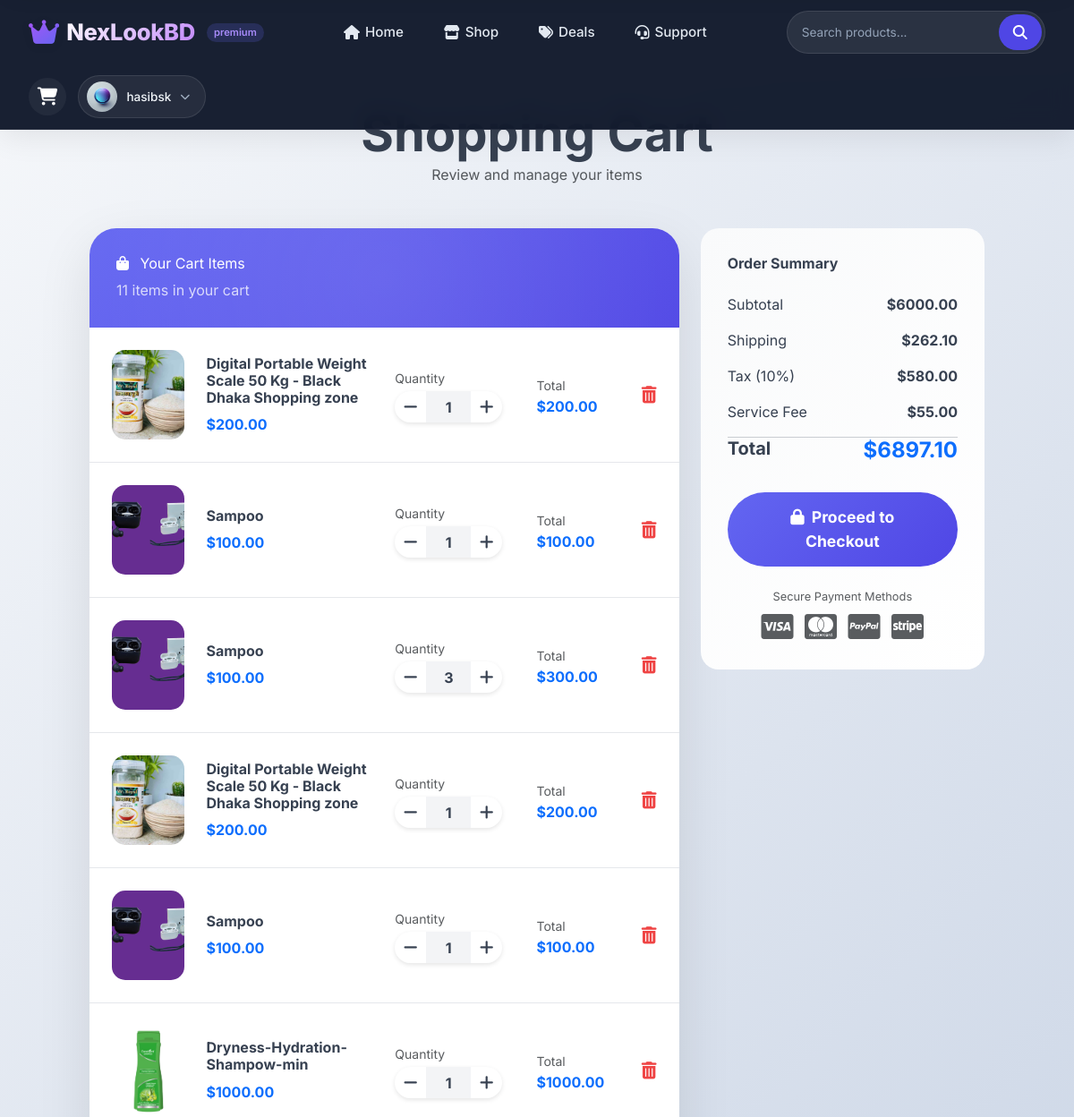
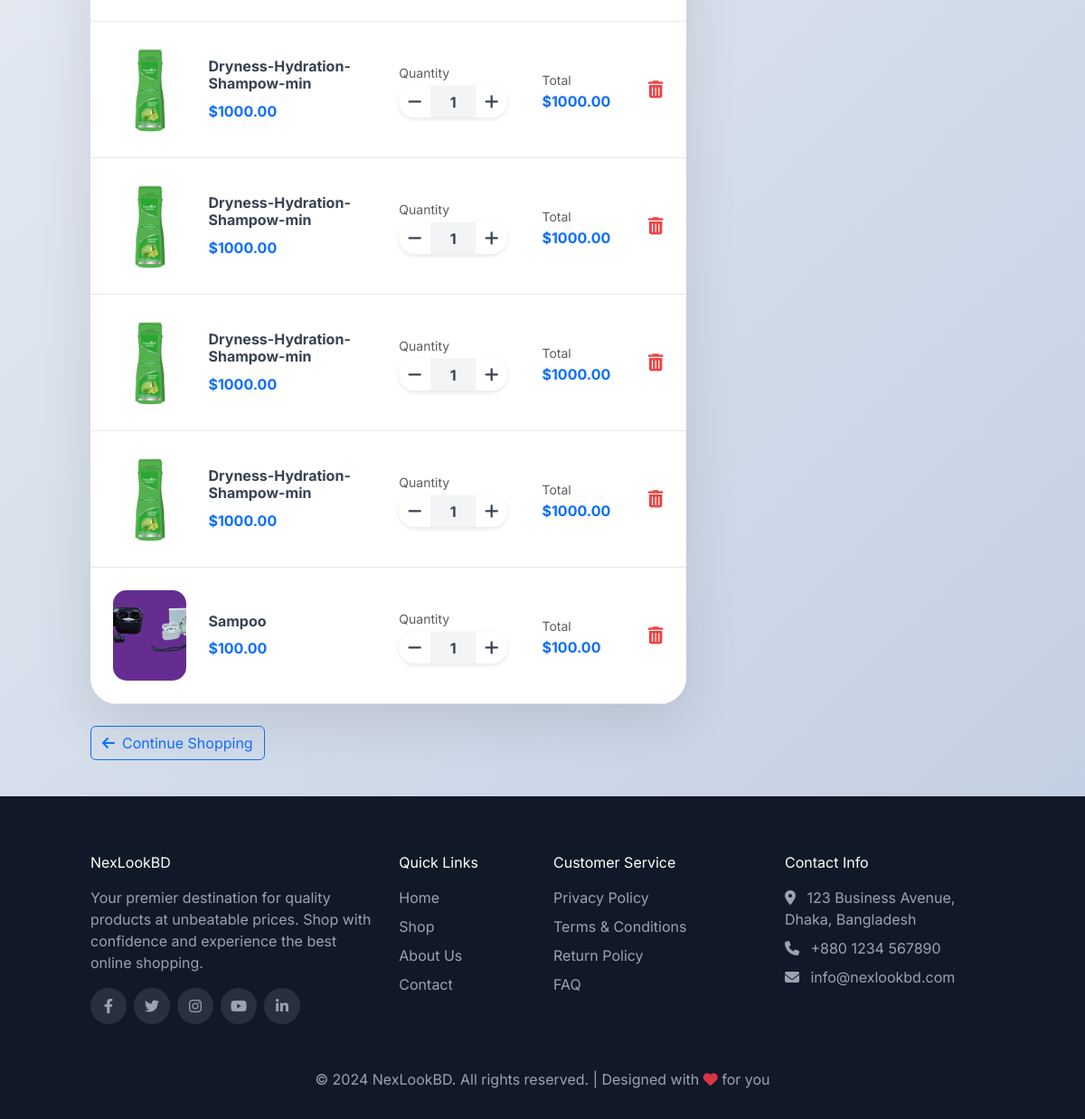
Page /cart/ (signed in) on the committed database (2 pictures, top to bottom).
### userauths/models.py (models this page shows, shortened)
class User(AbstractUser):
    username = models.CharField(max_length=100, unique=True)
    email = models.EmailField(unique=True)
    full_name = models.CharField(max_length=100, null=True, blank=True)
    phone = models.CharField(max_length=100, null=True, blank=True)
    USERNAME_FIELD = 'email'
    REQUIRED_FIELDS = ['username']

class Profile(models.Model):
    user = models.OneToOneField(User, on_delete=models.CASCADE)
    image = models.ImageField(upload_to="image", default="default/default_user.jpg", null=True, blank=True)
    full_name = models.CharField(max_length=100, blank=True, null=True)
    about = models.TextField(blank=True, null=True)
    gender = models.CharField(max_length=100, blank=True, null=True)
    country = models.CharField(max_length=100, blank=True, null=True)
    state = models.CharField(max_length=100, blank=True, null=True)
    city = models.CharField(max_length=100, blank=True, null=True)
    address = models.CharField(max_length=100, blank=True, null=True)
    date = models.DateTimeField(auto_now_add=True)
    pid = ShortUUIDField(unique=True, length=10, max_length=20, alphabet="abcdefghijklm")

### store/models.py (models this page shows, shortened)
class Cart(models.Model):
    product = models.ForeignKey(Product, on_delete=models.CASCADE)
    user = models.ForeignKey(User, on_delete=models.SET_NULL, null=True, blank=True)
    qty = models.PositiveIntegerField(default=0)
    price = models.DecimalField(default=0.00, max_digits=12, decimal_places=2)
    sub_total = models.DecimalField(default=0.00, max_digits=12, decimal_places=2)
    shipping_amount = models.DecimalField(default=0.00, max_digits=12, decimal_places=2)
    service_fee = models.DecimalField(default=0.00, max_digits=12, decimal_places=2)
    tax_fee = models.DecimalField(default=0.00, max_digits=12, decimal_places=2)
    total = models.DecimalField(default=0.00, max_digits=12, decimal_places=2)
    country = models.CharField(max_length=100, null=True, blank=True)
    size = models.CharField(max_length=100, null=True, blank=True)
    color = models.CharField(max_length=100, null=True, blank=True)
    cart_id = models.CharField(max_length=1000, null=True, blank=True)
    date = models.DateTimeField(auto_now_add=True)

class Product(models.Model):
    STATUS = (
        ("draft","Draft"),
        ("disabled","Disabled"),
        ("in_review","In Review"),
        ("published","Published"),
    )
    title = models.CharField(max_length=100)
    image = models.FileField(upload_to="products", default="product.jpg", null=True, blank=True)
    description = models.TextField(null=True, blank=True)
    category = models.ForeignKey(Category, on_delete=models.SET_NULL, null=True, blank=True)
    price = models.DecimalField(decimal_places=2, max_digits=12, default=0.00)
    old_price = models.DecimalField(decimal_places=2, max_digits=12, default=0.00)
    shipping_amount = models.DecimalField(decimal_places=2, max_digits=12, default=0.00)
    stock_qty = models.PositiveIntegerField(default=1)
    in_stock = models.BooleanField(default=True)
    status = models.CharField(max_length=100, choices=STATUS, default="published")
    featured = models.BooleanField(default=False)
    views = models.PositiveIntegerField(default=0)
    rating = models.DecimalField(max_digits=3, decimal_places=2, default=0.00, null=True, blank=True)  # Changed to DecimalField
    vendor = models.ForeignKey(Vendor, on_delete=models.CASCADE)
    pid = ShortUUIDField(unique=True, length=10, alphabet="abcdefghijklmnopqrstwxyz")
    slug = models.SlugField(null=True, blank=True, unique=True)  # Added unique=True
    date = models.DateTimeField(auto_now_add=True)

### store/views.py (the view)
# urls.py: path('cart/', views.cart_view, name='cart'),
def cart_view(request):
    cart_id = request.session.get('cart_id')
    if cart_id:
        cart_items = Cart.objects.filter(cart_id=cart_id)
    elif request.user.is_authenticated:
        cart_items = Cart.objects.filter(user=request.user)
    else:
        cart_items = []
    subtotal = sum(float(item.sub_total) for item in cart_items)
    shipping = sum(float(item.shipping_amount) for item in cart_items)
    tax = sum(float(item.tax_fee) for item in cart_items)
    service_fee = sum(float(item.service_fee) for item in cart_items)
    total = subtotal + shipping + tax + service_fee
    context = {
        'cart_items': cart_items,
        'subtotal': subtotal,
        'shipping': shipping,
        'tax': tax,
        'service_fee': service_fee,
        'total': total,
    }
    return render(request, 'store/cart.html', context)

### templates/store/cart.html (shortened to what this page needs)
{% extends 'base.html' %}
{% load static %}
{% block content %}
<div class="cart-page">
    <div class="container">
        <div class="text-center mb-5">
            <h1 class="display-4 fw-bold">Shopping Cart</h1>
            <p class="text-muted">Review and manage your items</p>
        </div>
        {% if cart_items %}
        <div class="row">
            <div class="col-lg-8">
                <div class="cart-container">
                    <div class="cart-header">
                        <h3 class="mb-0">
                            <i class="fas fa-shopping-bag me-2"></i>
                            Your Cart Items
                        </h3>
                        <p class="mb-0 mt-2 opacity-75">{{ cart_items|length }} items in your cart</p>
                    </div>
                    <div id="cartItemsList">
                        {% for item in cart_items %}
                        <div class="cart-item" id="cart-item-{{ item.id }}">
                            <div class="row align-items-center">
                                <div class="col-md-2 col-4">
                                    <img src="{{ item.product.image.url }}" alt="{{ item.product.title }}"
                                         class="cart-product-img">
                                </div>
                                <div class="col-md-4 col-8">
                                    <h6 class="fw-bold mb-1">{{ item.product.title }}</h6>
                                    <div class="mt-2">
                                        <span class="text-primary fw-bold">${{ item.price|floatformat:2 }}</span>
                                    </div>
                                </div>
                                <div class="col-md-3 col-6 mt-3 mt-md-0">
                                    <label class="text-muted small mb-1">Quantity</label>
                                    <div class="cart-quantity">
    <form method="POST" action="{% url 'store:update_cart' %}" style="display: inline-flex;">
        <button type="submit" class="cart-quantity-btn" {% if item.qty <= 1 %}disabled{% endif %}>
            <i class="fas fa-minus"></i>
        </button>
    </form>
    <input type="text" class="cart-quantity-input" value="{{ item.qty }}" readonly>
    <form method="POST" action="{% url 'store:update_cart' %}" style="display: inline-flex;">
        <button type="submit" class="cart-quantity-btn">
            <i class="fas fa-plus"></i>
        </button>
    </form>
</div>
                                </div>
                                <div class="col-md-2 col-4 mt-3 mt-md-0">
                                    <label class="text-muted small mb-1">Total</label>
                                    <h6 class="text-primary fw-bold mb-0">
                                        ${{ item.sub_total|floatformat:2 }}
                                    </h6>
                                </div>
                                <div class="col-md-1 col-2 mt-3 mt-md-0 text-end">
                                    <a href="{% url 'store:remove_from_cart' item.id %}"
                                       class="remove-item"
                                       onclick="return confirm('Are you sure you want to remove this item?');">
                                        <i class="fas fa-trash-alt"></i>
                                    </a>
                                </div>
                            </div>
                        </div>
                        {% endfor %}
                    </div>
                </div>
                <div class="mt-4">
                    <a href="{% url 'store:shop' %}" class="btn btn-outline-primary continue-shopping">
                        <i class="fas fa-arrow-left me-2"></i>Continue Shopping
                    </a>
                </div>
            </div>
            <div class="col-lg-4">
                <div class="cart-summary">
                    <h4 class="mb-4 fw-bold">Order Summary</h4>
                    <div class="d-flex justify-content-between mb-3">
                        <span>Subtotal</span>
                        <span class="fw-bold">${{ subtotal|floatformat:2 }}</span>
                    </div>
                    <div class="d-flex justify-content-between mb-3">
                        <span>Shipping</span>
                        <span class="fw-bold">${{ shipping|floatformat:2 }}</span>
                    </div>
                    <div class="d-flex justify-content-between mb-3">
                        <span>Tax (10%)</span>
                        <span class="fw-bold">${{ tax|floatformat:2 }}</span>
                    </div>
                    <div class="d-flex justify-content-between mb-3">
                        <span>Service Fee</span>
                        <span class="fw-bold">${{ service_fee|floatformat:2 }}</span>
                    </div>
                    <hr>
                    <div class="d-flex justify-content-between mb-4">
                        <span class="h5 fw-bold">Total</span>
                        <span class="h4 text-primary fw-bold">${{ total|floatformat:2 }}</span>
                    </div>
                    <a href="{% url 'store:checkout' %}" class="checkout-btn text-decoration-none">
                        <i class="fas fa-lock me-2"></i>Proceed to Checkout
                    </a>
                    <div class="text-center mt-4">
                        <small class="text-muted d-block mb-2">Secure Payment Methods</small>
                        <div>
                            <i class="fab fa-cc-visa fa-2x me-2 text-muted"></i>
                            <i class="fab fa-cc-mastercard fa-2x me-2 text-muted"></i>
                            <i class="fab fa-cc-paypal fa-2x me-2 text-muted"></i>
                            <i class="fab fa-cc-stripe fa-2x text-muted"></i>
                        </div>
                    </div>
                </div>
            </div>
        </div>
        {% endif %}
    </div>
</div>
{% endblock %}

### templates/base.html (shortened to what this page needs)
<!DOCTYPE html>
<html lang="en">
<head>
    <link href="https://cdn.jsdelivr.net/npm/bootstrap@5.3.0/dist/css/bootstrap.min.css" rel="stylesheet">
    <link rel="stylesheet" href="https://cdnjs.cloudflare.com/ajax/libs/font-awesome/6.4.0/css/all.min.css">
    <link href="https://unpkg.com/aos@2.3.1/dist/aos.css" rel="stylesheet">
    <link rel="stylesheet" type="text/css" href="https://cdn.jsdelivr.net/npm/slick-carousel@1.8.1/slick/slick.css"/>
    <link rel="stylesheet" type="text/css" href="https://cdn.jsdelivr.net/npm/slick-carousel@1.8.1/slick/slick-theme.css"/>
</head>
<body>
<nav class="navbar-mordern" id="modernNavbar">
    <div class="nav-container">
        <a href="{% url 'store:home' %}" class="brand-logo">
            <i class="fas fa-crown logo-icon"></i>
            <span class="logo-text">NexLookBD</span>
            <span class="logo-badge">premium</span>
        </a>
        <ul class="nav-links">
            <li class="nav-link-item {% if request.resolver_match.url_name == 'home' %}active-link{% endif %}">
                <a href="{% url 'store:home' %}"><i class="fas fa-home"></i> Home</a>
            </li>
            <li class="nav-link-item {% if request.resolver_match.url_name == 'shop' %}active-link{% endif %}">
                <a href="{% url 'store:shop' %}"><i class="fas fa-store"></i> Shop</a>
            </li>
            <li class="nav-link-item">
                <a href="#"><i class="fas fa-tags"></i> Deals</a>
            </li>
            <li class="nav-link-item">
                <a href="#"><i class="fas fa-headset"></i> Support</a>
            </li>
        </ul>
        <form class="search-wrapper" method="GET" action="{% url 'store:search' %}">
            <input type="text" name="q" class="search-input" placeholder="Search products..." aria-label="Search" value="{{ search_query|default:'' }}">
            <button type="submit" class="search-btn"><i class="fas fa-search"></i></button>
        </form>
        <div style="display: flex; align-items: center; gap: 0.8rem;">
            <div class="cart-icon">
                <a href="{% url 'store:cart' %}"><i class="fas fa-shopping-cart"></i></a>
            </div>
            {% if user.is_authenticated %}
            <div class="user-dropdown">
                <div class="user-toggle">
                    <div class="user-avatar">
                        {% if user.profile.image %}
                        <img src="{{ user.profile.image.url }}" alt="avatar">
                        {% else %}
                        <i class="fas fa-user-astronaut" style="font-size: 1rem;"></i>
                        {% endif %}
                    </div>
                    <span class="user-name">{{ user.username|truncatechars:10 }}</span>
                    <i class="fas fa-chevron-down" style="font-size: 0.7rem; color: #a0aec0;"></i>
                </div>
            </div>
            {% endif %}
        </div>
    </div>
</nav>
<main>
    {% block content %}{% endblock %}
</main>
<footer class="footer">
    <div class="container">
        <div class="row g-4">
            <div class="col-lg-4">
                <h4 class="text-white mb-3">NexLookBD</h4>
                <p>Your premier destination for quality products at unbeatable prices. Shop with confidence and experience the best online shopping.</p>
                <div class="d-flex gap-2 mt-3">
                    <a href="#" class="social-icon"><i class="fab fa-facebook-f"></i></a>
                    <a href="#" class="social-icon"><i class="fab fa-twitter"></i></a>
                    <a href="#" class="social-icon"><i class="fab fa-instagram"></i></a>
                    <a href="#" class="social-icon"><i class="fab fa-youtube"></i></a>
                    <a href="#" class="social-icon"><i class="fab fa-linkedin-in"></i></a>
                </div>
            </div>
            <div class="col-lg-2 col-md-6">
                <h5 class="text-white mb-3">Quick Links</h5>
                <ul class="list-unstyled">
                    <li class="mb-2"><a href="{% url 'store:home' %}">Home</a></li>
                    <li class="mb-2"><a href="{% url 'store:shop' %}">Shop</a></li>
                    <li class="mb-2"><a href="#">About Us</a></li>
                    <li class="mb-2"><a href="#">Contact</a></li>
                </ul>
            </div>
            <div class="col-lg-3 col-md-6">
                <h5 class="text-white mb-3">Customer Service</h5>
                <ul class="list-unstyled">
                    <li class="mb-2"><a href="#">Privacy Policy</a></li>
                    <li class="mb-2"><a href="#">Terms & Conditions</a></li>
                    <li class="mb-2"><a href="#">Return Policy</a></li>
                    <li class="mb-2"><a href="#">FAQ</a></li>
                </ul>
            </div>
            <div class="col-lg-3">
                <h5 class="text-white mb-3">Contact Info</h5>
                <ul class="list-unstyled">
                    <li class="mb-2">
                        <i class="fas fa-map-marker-alt me-2"></i>
                        123 Business Avenue, Dhaka, Bangladesh
                    </li>
                    <li class="mb-2">
                        <i class="fas fa-phone me-2"></i>
                        +880 1234 567890
                    </li>
                    <li class="mb-2">
                        <i class="fas fa-envelope me-2"></i>
                        info@nexlookbd.com
                    </li>
                </ul>
            </div>
        </div>
        <hr class="my-4" style="border-color: rgba(255,255,255,0.1);">
        <div class="text-center">
            <p class="mb-0">&copy; 2024 NexLookBD. All rights reserved. | Designed with <i class="fas fa-heart text-danger"></i> for you</p>
        </div>
    </div>
</footer>
<script src="https://cdn.tailwindcss.com"></script>
</body>
</html>

### rows in the picture
User: profile.image (picture), username "hasibsk"
Cart: product.image (picture), product "Digital Portable Weight Scale 50 Kg - Black Dhaka Shopping zone", price "200.00", qty "1", sub_total "200.00"
Cart: product.image (picture), product "Sampoo", price "100.00", qty "1", sub_total "100.00"
Cart: product.image (picture), product "Sampoo", price "100.00", qty "3", sub_total "300.00"
Cart: product.image (picture), product "Digital Portable Weight Scale 50 Kg - Black Dhaka Shopping zone", price "200.00", qty "1", sub_total "200.00"
Cart: product.image (picture), product "Sampoo", price "100.00", qty "1", sub_total "100.00"
Cart: product.image (picture), product "Dryness-Hydration-Shampow-min", price "1000.00", qty "1", sub_total "1000.00"
Cart: product.image (picture), product "Dryness-Hydration-Shampow-min", price "1000.00", qty "1", sub_total "1000.00"
Cart: product.image (picture), product "Dryness-Hydration-Shampow-min", price "1000.00", qty "1", sub_total "1000.00"
Cart: product.image (picture), product "Dryness-Hydration-Shampow-min", price "1000.00", qty "1", sub_total "1000.00"
Cart: product.image (picture), product "Dryness-Hydration-Shampow-min", price "1000.00", qty "1", sub_total "1000.00"
Cart: product.image (picture), product "Sampoo", price "100.00", qty "1", sub_total "100.00"

### other values in the picture
{{ cart_items|length }} "11"
{{ subtotal|floatformat:2 }} "6000.00"
{{ shipping|floatformat:2 }} "262.10"
{{ tax|floatformat:2 }} "580.00"
{{ service_fee|floatformat:2 }} "55.00"
{{ total|floatformat:2 }} "6897.10"
